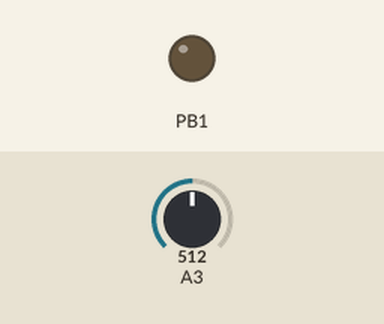
This sketch was run on a simulated ATtiny85, built with avr-gcc and run on an emulated ATtiny85. Shown: output pins drawn as LEDs (lit = HIGH). Inputs (shaded band) come from the test bench; at power-on: A3 = 512.

Above: at 1.2 s.
1.3 s: A3 set to 241
2.8 s: A3 set to 208
At 3.8 s:
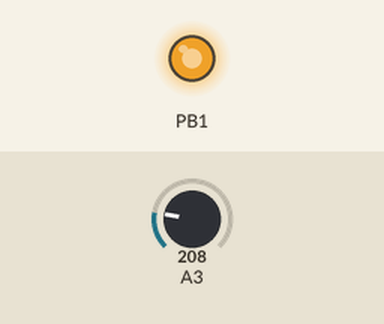
Timing chart, 0 to 5.8 s (numbered marks = the images above; inputs shaded):
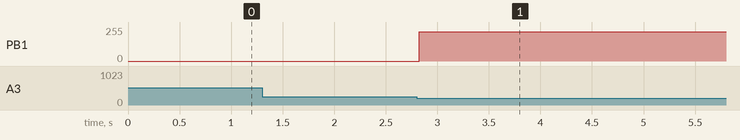

The sketch:

smartboost.ino
```cpp
#define I2C_SLAVE_ADDRESS 0x05 // the 7-bit address
#include <Wire.h>
volatile uint8_t i2c_regs[] = { 55, 220, 128, 0 };
#define ADC_TARGET i2c_regs[0]
#define MAX_PWM i2c_regs[1]
#define CURRENT_PWM i2c_regs[2]
#define CURRENT_ADC i2c_regs[3]
// I2C handler routines
const uint8_t reg_size = sizeof(i2c_regs) / sizeof(i2c_regs[0]);
volatile uint8_t reg_position;
void requestEvent() {
    while (reg_position < reg_size) {
        Wire.write(i2c_regs[reg_position]);
        reg_position++;
    }
    reg_position = 0;
}
void receiveEvent(uint8_t howMany) {
    if (howMany < 1) return;
    reg_position = Wire.read();
    howMany--;
    if (!howMany) return;
    while (howMany--) {
        if (reg_position >= reg_size) reg_position = 0;
        i2c_regs[reg_position] = Wire.read();
        reg_position++;
    }
}

void setup() {
    cli();
    // set pin modes
    DDRB = 1<<PB1;

    TCCR1 = 1<<CS10 | 1<<PWM1A | 2<<COM1A0; // turn off clock divisor, select PB1 as OC1A output

    Wire.begin(I2C_SLAVE_ADDRESS);
    Wire.onReceive(receiveEvent);
    Wire.onRequest(requestEvent);

    // Set up ADC
    ADMUX = 2<<REFS0 | 1<<REFS2 | 1<<ADLAR | 3<<MUX0; // Set 2.56V reference, left adjust, pin PB3 as ADC pin
    ADCSRA = 1<<ADEN | 6<<ADPS0; // turn on ADC with 125kHz clock

    sei(); // Enable interrupts
}

uint8_t pwm = 128, adc;
void loop() {
    ADCSRA |= 1<<ADSC;
    while (ADCSRA & (1<<ADSC));
    adc = ADCH;
    CURRENT_ADC = adc;
    if (adc > ADC_TARGET) {
        if (pwm > 0) pwm--;
    }
    else {
        if (pwm < MAX_PWM) pwm++;
    }
    CURRENT_PWM = pwm;
    OCR1A = pwm;
}
```

Measured:
- the behaviour switches between 224 and 223 on A3 (found by bisection; images 0 and 1)
- after the input at 1.3 s, every drawn part: stays the same
- after the input at 2.8 s, PB1: 0/255 → 220/255 at once
